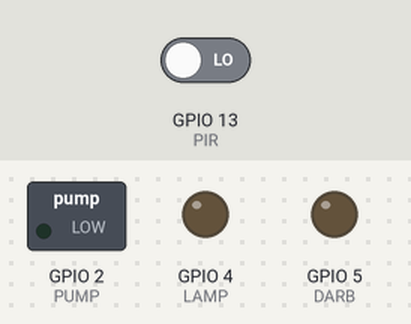
Simulated run of this sketch. Board: ESP8266 (NodeMCU). On the bench: switched loads named in the sketch (green lamp = pin HIGH), output pins drawn as LEDs (lit = HIGH). The test bench sets the inputs (shaded band); at power-on: GPIO 13 (PIR) LOW. WiFi joins after 1.5 s; servers stay silent unless stated; uploads are accepted with an empty reply; what the sketch prints to the serial monitor is not drawn.

Above: at 2.7 s.
2.8 s: GPIO 13 (PIR) driven HIGH
At 5.6 s:
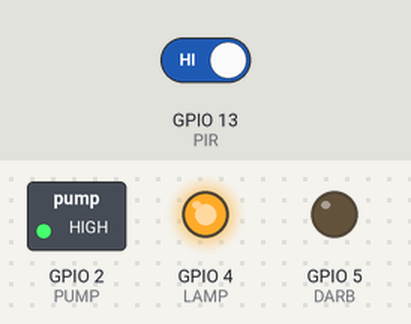
5.8 s: GPIO 13 (PIR) driven LOW
At 7.2 s:
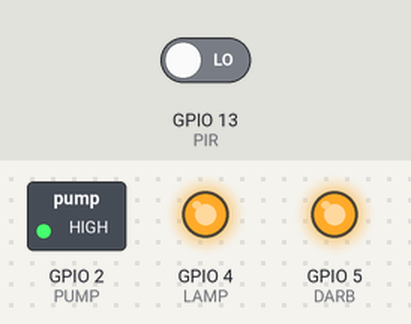
Timing chart, 0 to 8.8 s (numbered marks = the images above; inputs shaded):
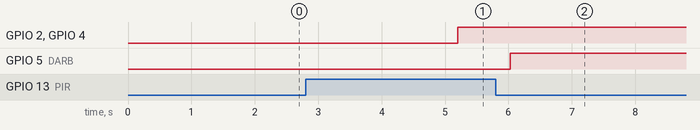

Measured:
- after the input at 2.8 s, GPIO 5 (DARB): stays LOW (without the input it goes to HIGH after 2.4 s)
- after the input at 5.8 s, GPIO 5 (DARB): LOW → HIGH after 0.23 s

The sketch:

first-edition-home.ino
```cpp
// (licence header left out)
#include <ESP8266WiFi.h>
#include <ESP8266HTTPClient.h>
#include <WiFiClient.h>
#include <Arduino_JSON.h>


const char* ssid = "saye24";
const char* password = "saye1234";
//Your Domain name with URL path or IP address with path
const String serverName = "http://130.185.76.58:9292/arduino_recive.php";
// the following variables are unsigned longs because the time, measured in
// milliseconds, will quickly become a bigger number than can be stored in an int.
unsigned long lastTime = 0;
// Timer set to 10 minutes (600000)
//unsigned long timerDelay = 600000;
// Set timer to 5 seconds (5000)
unsigned long timerDelay = 5000;
String sensorReadings;
float sensorReadingsArr[3];
const int PUMP = 2;
const int LAMP = 4;
const int DARB = 5;
const int PIR = 13;

int pirStat = 0;

void setup() {
  Serial.begin(115200);
  pinMode(PUMP, OUTPUT);
  pinMode(LAMP, OUTPUT);
  pinMode(DARB, OUTPUT);

  pinMode(PIR , INPUT);

  digitalWrite(PUMP, LOW);
  digitalWrite(LAMP, LOW);
  digitalWrite(DARB, LOW);

  WiFi.begin(ssid, password);
  Serial.println("Connecting");
  while (WiFi.status() != WL_CONNECTED) {
    delay(500);
    Serial.print(".");
  }
  Serial.println("");
  Serial.print("Connected to WiFi network with IP Address: ");
  Serial.println(WiFi.localIP());
  Serial.println("Timer set to 5 seconds (timerDelay variable), it will take 5 seconds before publishing the first reading.");
}


void loop() {
   checkPIR();

  //Send an HTTP POST request every 10 minutes
  if ((millis() - lastTime) > timerDelay) {
    //Check WiFi connection status
    if (WiFi.status() == WL_CONNECTED) {
      sensorReadings = httpGETRequest(serverName);
      Serial.println(sensorReadings);
      JSONVar myObject = JSON.parse(sensorReadings);
      // JSON.typeof(jsonVar) can be used to get the type of the var
      if (JSON.typeof(myObject) == "undefined") {
        Serial.println("Parsing input failed!");
        return;
      }
      Serial.print("JSON object = ");
      Serial.println(myObject);
      // myObject.keys() can be used to get an array of all the keys in the object
      JSONVar keys = myObject.keys();

    }
    else {
      Serial.println("WiFi Disconnected");
    }
    lastTime = millis();
  }
}

void checkPIR()
{
    int pirLocal = pirStat;
    pirStat = digitalRead(PIR);

    if(pirStat != pirLocal)
      Serial.println("state="+pirStat);

}

String httpGETRequest(const String serverName) {
  HTTPClient http;
  // Your IP address with path or Domain name with URL path
  String req = serverName+"?pir_anbar="+pirStat;
  //char* buf;
  //req.toCharArray(buf,50);
  Serial.println(req);
  http.begin(req);
  http.addHeader("Content-Type", "application/x-www-form-urlencoded");
  //Serial.println(" res" + http.begin(req));

  // Send HTTP POST request
  int httpResponseCode = http.GET();
  String payload = "{}";

  if (httpResponseCode > 0) {
    Serial.print("HTTP Response code: ");
    Serial.println(httpResponseCode);
    payload = http.getString();
    JSONVar myObject = JSON.parse(payload);

    int pump = (int)myObject["pump"];
    int lamp = (int)myObject["lamp"];
    int darb = (int)myObject["darb"];

    if (pump == 1)
    {
      Serial.println("Pump ON");
      digitalWrite(PUMP, LOW);
    } else
    {
      Serial.println("PUMP OFF");
      digitalWrite(PUMP, HIGH);
    }

    if (lamp == 1)
    {
      Serial.println("LAMP ON");
      digitalWrite(LAMP, LOW);
    } else
    {
      Serial.println("LAMP OFF");
      digitalWrite(LAMP, HIGH);
    }

    if (darb == 1 || pirStat == 1)
    {
      Serial.println("DARB ON");
      digitalWrite(DARB, LOW);
    } else
    {
      Serial.println("DARB OFF");
      digitalWrite(DARB, HIGH);
    }

  }
  else {
    Serial.print("Error code: ");
    Serial.println(httpResponseCode);
  }
  // Free resources
  http.end();
  return payload;
}
```
